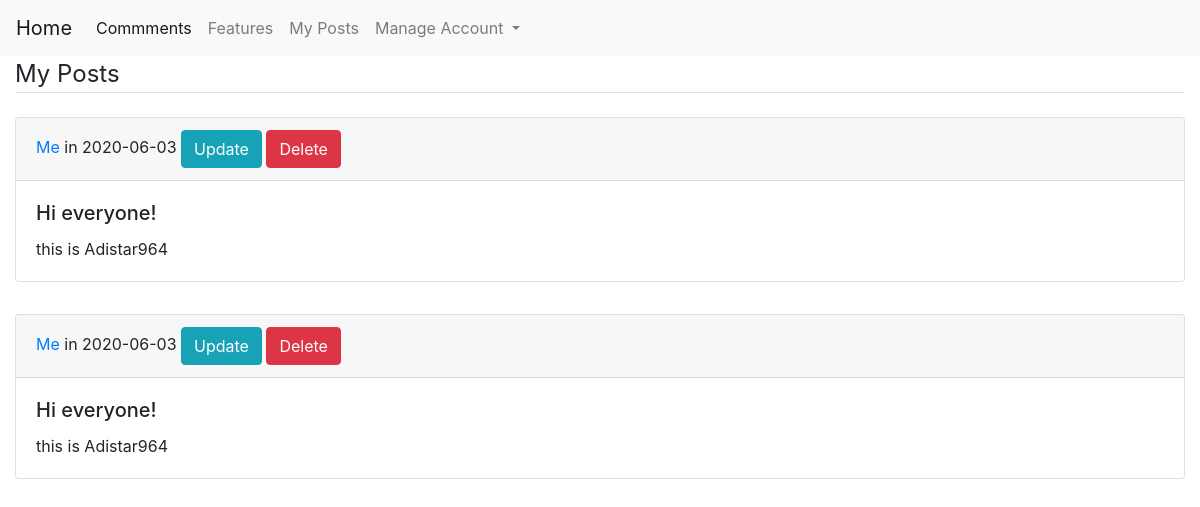
The app's page /YourPosts (signed in) with its own data.
### flaskfile/models.py (models this page shows, shortened)
class Post(db.Model):
	id = db.Column(db.Integer, primary_key=True)
	title = db.Column(db.String(100), nullable=False)
	date_posted = db.Column(db.DateTime, nullable=False, default=datetime.utcnow)
	content = db.Column(db.Text, nullable=True)
	user_id = db.Column(db.Integer, db.ForeignKey('user.id'))

### flaskfile/routes.py (the view)
@app.route('/YourPosts')
@login_required
def YourPosts():
	posts = Post.query.filter_by(author=current_user).all()
	if posts:
		return render_template('YourPosts.html', posts=posts)

### flaskfile/models.py (called while the page is built)
@lm.user_loader
def load_user(user_id):
	return User.query.get(int(user_id))

### flaskfile/templates/YourPosts.html (shortened to what this page needs)
{% extends 'layout.html' %}
{% block content %}
	<div class='content-section'>
		<fieldset class="form-group">
			<legend class="border-bottom mb-4">My Posts</legend>
			<div class="form-group">
			{% for postss in posts %}
				<div class="card">
					<div class="card-header">
						<a href="#">Me</a> in {{postss.date_posted.strftime('%Y-%m-%d')}}
						<a href={{url_for('post_update', post_id=postss.id)}} class='btn btn-info'>Update</a>
						<a href={{url_for('post_delete', post_id=postss.id)}} class='btn btn-danger'>Delete</a>
					</div>
					<div class=card-body>
						<h5 class='card-title'>{{postss.title}}</h5>
						<p class='card-text'>{{postss.content}}</p>
					</div>
				</div>
			</div>
		</fieldset>
	</div>
		{% endfor %}
{% endblock %}

### records on screen
Post: date_posted "2020-06-03", title "Hi everyone!", content "this is Adistar964"
Post: date_posted "2020-06-03", title "Hi everyone!", content "this is Adistar964"
